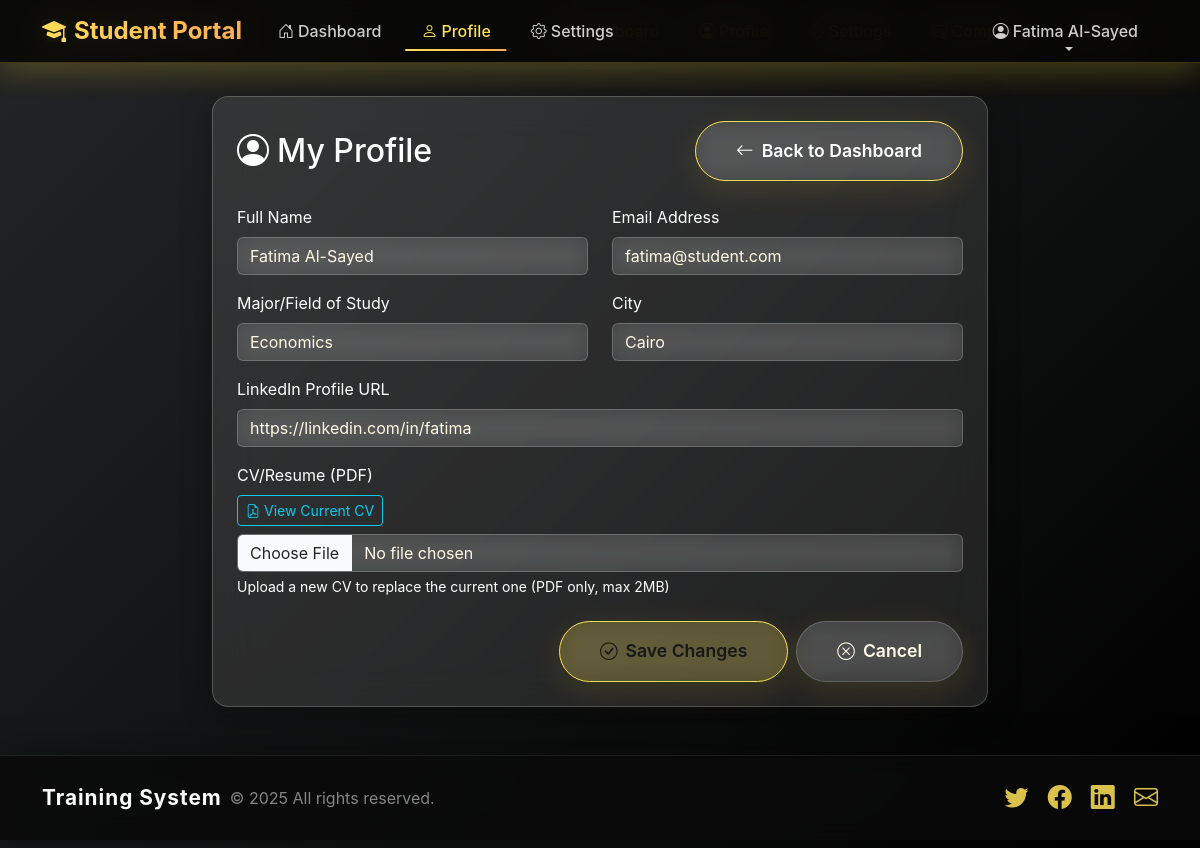
Screenshot of /?controller=student&action=profile (signed in) with the database file from the repository.
### tables this page shows
CREATE TABLE students (
    id INT AUTO_INCREMENT PRIMARY KEY,
    name VARCHAR(100) NOT NULL,
    email VARCHAR(100) NOT NULL UNIQUE,
    username VARCHAR(50) NOT NULL UNIQUE,
    password VARCHAR(255) NOT NULL,
    major VARCHAR(100) NOT NULL,
    city VARCHAR(100) NOT NULL,
    cv VARCHAR(255),
    linkedin VARCHAR(255),
    created_at TIMESTAMP DEFAULT CURRENT_TIMESTAMP
);

### app/controllers/StudentController.php (called while the page is built, shortened)
<?php
require_once __DIR__ . '/../models/Student.php';
class StudentController {
    public function profile() {
        $studentModel = new Student($GLOBALS['pdo']);
        $student = $studentModel->getProfile($_SESSION['student_id']);
        require __DIR__ . '/../views/student/profile.php';
    }
}

### app/models/Student.php (called while the page is built, shortened)
<?php
class Student {
    private $pdo;
    public function __construct($pdo) {
        $this->pdo = $pdo;
    }
    public function getProfile($id) {
        $sql = "SELECT * FROM students WHERE id = ?";
        $stmt = $this->pdo->prepare($sql);
        $stmt->execute([$id]);
        return $stmt->fetch();
    }
}

### app/views/student/profile.php (the view, shortened to what this page needs)
<?php
include __DIR__ . '/../layout/header.php';
?>
<nav class="navbar navbar-expand-lg navbar-dark fixed-top student-navbar">
    <div class="container">
        <a class="navbar-brand" href="?controller=student&action=dashboard">
            <i class="bi bi-mortarboard-fill me-2"></i>Student Portal
        </a>
        <div class="collapse navbar-collapse" id="studentNavbar">
            <ul class="navbar-nav me-auto">
                <li class="nav-item">
                    <a class="nav-link" href="?controller=student&action=dashboard">
                        <i class="bi bi-house-door me-1"></i>Dashboard
                    </a>
                </li>
                <li class="nav-item">
                    <a class="nav-link active" href="?controller=student&action=profile">
                        <i class="bi bi-person me-1"></i>Profile
                    </a>
                </li>
                <li class="nav-item">
                    <a class="nav-link" href="?controller=student&action=settings">
                        <i class="bi bi-gear me-1"></i>Settings
                    </a>
                </li>
            </ul>
            <ul class="navbar-nav">
                <li class="nav-item dropdown">
                    <a class="nav-link dropdown-toggle" href="#" id="navbarDropdown" role="button" data-bs-toggle="dropdown">
                        <i class="bi bi-person-circle me-1"></i><?= htmlspecialchars($student['name']) ?>
                    </a>
                </li>
            </ul>
        </div>
    </div>
</nav>
<div class="container-fluid py-5 mt-5">
    <div class="row">
        <div class="col-lg-8 mx-auto">
            <div class="glass-card p-4">
                <div class="d-flex justify-content-between align-items-center mb-4">
                    <h2 class="text-white mb-0">
                        <i class="bi bi-person-circle me-2"></i>My Profile
                    </h2>
                    <a href="?controller=student&action=dashboard" class="btn btn-glass btn-outline-warning">
                        <i class="bi bi-arrow-left me-2"></i>Back to Dashboard
                    </a>
                </div>
                <form method="post" enctype="multipart/form-data">
                    <div class="row">
                        <div class="col-md-6 mb-3">
                            <label for="name" class="form-label text-white">Full Name</label>
                            <input type="text" class="form-control glass-input" id="name" name="name"
                                   value="<?= htmlspecialchars($student['name']) ?>" required>
                        </div>
                        <div class="col-md-6 mb-3">
                            <label for="email" class="form-label text-white">Email Address</label>
                            <input type="email" class="form-control glass-input" id="email" name="email"
                                   value="<?= htmlspecialchars($student['email']) ?>" required>
                        </div>
                    </div>
                    <div class="row">
                        <div class="col-md-6 mb-3">
                            <label for="major" class="form-label text-white">Major/Field of Study</label>
                            <input type="text" class="form-control glass-input" id="major" name="major"
                                   value="<?= htmlspecialchars($student['major']) ?>" required>
                        </div>
                        <div class="col-md-6 mb-3">
                            <label for="city" class="form-label text-white">City</label>
                            <input type="text" class="form-control glass-input" id="city" name="city"
                                   value="<?= htmlspecialchars($student['city']) ?>" required>
                        </div>
                    </div>
                    <div class="mb-3">
                        <label for="linkedin" class="form-label text-white">LinkedIn Profile URL</label>
                        <input type="url" class="form-control glass-input" id="linkedin" name="linkedin"
                               value="<?= htmlspecialchars($student['linkedin'] ?? '') ?>"
                               placeholder="https://linkedin.com/in/yourprofile">
                    </div>
                    <div class="mb-4">
                        <label for="cv" class="form-label text-white">CV/Resume (PDF)</label>
                        <?php if (!empty($student['cv'])): ?>
                            <div class="mb-2">
                                <a href="<?= htmlspecialchars($student['cv']) ?>" target="_blank"
                                   class="btn btn-sm btn-outline-info">
                                    <i class="bi bi-file-earmark-pdf me-1"></i>View Current CV
                                </a>
                            </div>
                        <?php endif; ?>
                        <input type="file" class="form-control glass-input" id="cv" name="cv"
                               accept="application/pdf">
                        <div class="form-text text-white">Upload a new CV to replace the current one (PDF only, max 2MB)</div>
                    </div>
                    <div class="d-grid gap-2 d-md-flex justify-content-md-end">
                        <button type="submit" class="btn btn-glass btn-primary-glass">
                            <i class="bi bi-check-circle me-2"></i>Save Changes
                        </button>
                        <a href="?controller=student&action=dashboard" class="btn btn-glass btn-outline-secondary">
                            <i class="bi bi-x-circle me-2"></i>Cancel
                        </a>
                    </div>
                </form>
            </div>
        </div>
    </div>
</div>
<?php include __DIR__ . '/../layout/footer.php'; ?>

### public/assets/css/style.css (style rules this page uses)
* { margin:0;padding:0;box-sizing:border-box; }
body { font-family:'Poppins',sans-serif; background: linear-gradient(135deg,#667eea,#764ba2); color:#fff; min-height:100vh; overflow-x:hidden; }
.navbar { background:rgba(255,255,255,0.1)!important; backdrop-filter:blur(10px); transition:background .3s,box-shadow .3s; }
.navbar-brand, .nav-link { color:#fff!important;font-weight:500; }
.nav-link.active, .nav-link:hover { color:#ffd700!important; }
.nav-link { margin:0 .5rem;position:relative; }
.nav-link::after { content:'';position:absolute;bottom:-4px;left:50%; width:0;height:2px;background:#ffd700; transform:translateX(-50%);transition:width .3s; }
.nav-link:hover::after, .nav-link.active::after { width:100%; }
.navbar-brand { font-weight: bold; }
.text-warning, .alert-warning, .table-warning, .badge.bg-warning, .gradient-text-yellow, .form-label, .message-content, .faq-question, .faq-question-fancy, .notification, .btn-outline-warning, .btn-primary-glass, .profile-avatar, .stat-icon, .application-icon, .text-yellow, .text-yellow-50, .bg-yellow, .bg-yellow-50, .text-warning-50, .bg-warning-50 { color: var(--bs-navbar-brand-color) !important; }

### app/views/layout/header.php (style rules this page uses)
:root { --primary-gradient: linear-gradient(135deg, #232526 0%, #000000 100%); --secondary-gradient: linear-gradient(135deg, #ffe259 0%, #ffa751 100%); --glass-bg: rgba(255, 221, 51, 0.08); --glass-border: rgba(255, 221, 51, 0.18); --glass-shadow: 0 8px 32px rgba(255, 221, 51, 0.12); --text-light: #fffbe7; --text-dark: #232526; --accent-yellow: #ffe259; --accent-orange: #ffa751; --accent-black: #181818; }
body { background: var(--primary-gradient); min-height: 100vh; font-family: 'Inter', -apple-system, BlinkMacSystemFont, sans-serif; }
.navbar { backdrop-filter: blur(20px); -webkit-backdrop-filter: blur(20px); background: var(--glass-bg) !important; border-bottom: 1px solid var(--glass-border); box-shadow: var(--glass-shadow); }
.navbar-brand { font-weight: 700; font-size: 1.5rem; background: linear-gradient(45deg, var(--accent-yellow), var(--accent-orange)); -webkit-background-clip: text; -webkit-text-fill-color: transparent; background-clip: text; }
.nav-link { color: var(--accent-yellow) !important; font-weight: 500; position: relative; transition: all 0.3s ease; padding: 0.5rem 1rem !important; border-radius: 0.5rem; margin: 0 0.25rem; }
.nav-link::after { content: ''; position: absolute; bottom: 0; left: 50%; width: 0; height: 2px; background: var(--secondary-gradient); transition: all 0.3s ease; transform: translateX(-50%); }
.btn-glass { background: var(--glass-bg); backdrop-filter: blur(20px); -webkit-backdrop-filter: blur(20px); border: 1px solid var(--glass-border); color: var(--accent-yellow); padding: 1rem 2.5rem; border-radius: 2rem; font-weight: 600; font-size: 1.1rem; transition: all 0.3s ease; box-shadow: var(--glass-shadow); position: relative; overflow: hidden; }
.btn-glass::before { content: ''; position: absolute; top: 0; left: -100%; width: 100%; height: 100%; background: linear-gradient(90deg, transparent, rgba(255,221,51,0.18), transparent); transition: left 0.5s; }
.btn-primary-glass { background: var(--secondary-gradient); border: none; color: var(--accent-black) !important; }
.glass-card { background: var(--glass-bg); backdrop-filter: blur(20px); -webkit-backdrop-filter: blur(20px); border: 1px solid var(--glass-border); border-radius: 1.5rem; box-shadow: var(--glass-shadow); padding: 2rem; transition: all 0.3s ease; }
.form-control { color: var(--accent-yellow); }
.form-control::placeholder { color: rgba(255, 221, 51, 0.6); }

### rows the page displays
students: name "Fatima Al-Sayed", email "fatima@student.com", major "Economics", city "Cairo", linkedin "https://linkedin.com/in/fatima"
